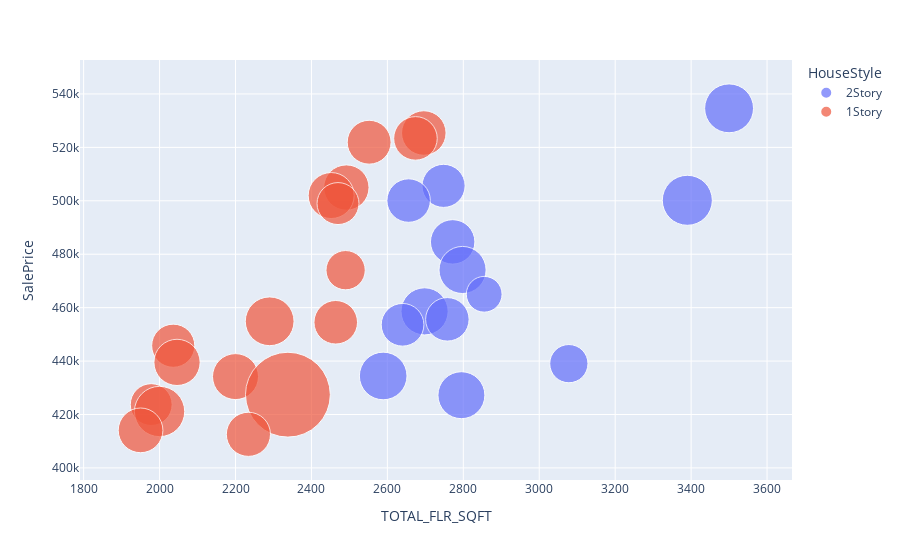

The notebook cell this image was saved under:
### Code cell
preds_lt300k = preds.loc[preds.SalePrice >= 300000].sort_values(by='SalePrice', ascending=False)[:30]

fig = px.scatter(preds_lt300k, x="TOTAL_FLR_SQFT", y="SalePrice", 
                 size="LotArea", color="HouseStyle",
           hover_name="Street", 
                 log_x=False, 
                 size_max=60)
fig.show()

### Figure 1 — Plotly figure (JSON) as saved in the notebook; plotly's stock layout.template omitted (floating-point values rounded to 4 significant figures)
{"data": [{"hovertemplate": "<b>%{hovertext}</b><br><br>HouseStyle=2Story<br>TOTAL_FLR_SQFT=%{x}<br>SalePrice=%{y}<br>LotArea=%{marker.size}<extra></extra>", "hovertext": ["Pave", "Pave", "Pave", "Pave", "Pave", "Pave", "Pave", "Pave", "Pave", "Pave", "Pave", "Pave", "Pave"], "legendgroup": "2Story", "marker": {"color": "#636efa", "size": [17242, 13418, 18062, 13641, 14257, 16023, 9233, 16052, 13654, 13162, 10557, 16387, 15922], "sizemode": "area", "sizeref": 14.44, "symbol": "circle"}, "mode": "markers", "name": "2Story", "orientation": "v", "showlegend": true, "type": "scatter", "x": [3500, 2748, 3390, 2656, 2772, 2798, 2855, 2698, 2758, 2640, 3078, 2589, 2795], "xaxis": "x", "y": [534600.0, 505600.0, 500200.0, 500100.0, 484600.0, 474100.0, 465000.0, 458600.0, 455600.0, 453600.0, 439000.0, 434400.0, 427200.0], "yaxis": "y"}, {"hovertemplate": "<b>%{hovertext}</b><br><br>HouseStyle=1Story<br>TOTAL_FLR_SQFT=%{x}<br>SalePrice=%{y}<br>LotArea=%{marker.size}<extra></extra>", "hovertext": ["Pave", "Pave", "Pave", "Pave", "Pave", "Pave", "Pave", "Pave", "Pave", "Pave", "Pave", "Pave", "Pave", "Pave", "Pave", "Pave", "Pave"], "legendgroup": "1Story", "marker": {"color": "#EF553B", "size": [14300, 13693, 13891, 14836, 15274, 12720, 11128, 17169, 13693, 13438, 15431, 15262, 51974, 12633, 18261, 14418, 14082], "sizemode": "area", "sizeref": 14.44, "symbol": "circle"}, "mode": "markers", "name": "1Story", "orientation": "v", "showlegend": true, "type": "scatter", "x": [2696, 2674, 2552, 2492, 2452, 2470, 2490, 2290, 2464, 2036, 2046, 2200, 2338, 1978, 2000, 1950, 2234], "xaxis": "x", "y": [525400.0, 523400.0, 521900.0, 505000.0, 502000.0, 499000.0, 474000.0, 454900.0, 454500.0, 445800.0, 439511, 434200.0, 427400.0, 423700.0, 421100.0, 414100.0, 412600.0], "yaxis": "y"}], "layout": {"legend": {"itemsizing": "constant", "title": {"text": "HouseStyle"}, "tracegroupgap": 0}, "margin": {"t": 60}, "xaxis": {"anchor": "y", "domain": [0, 1], "title": {"text": "TOTAL_FLR_SQFT"}}, "yaxis": {"anchor": "x", "domain": [0, 1], "title": {"text": "SalePrice"}}}}
